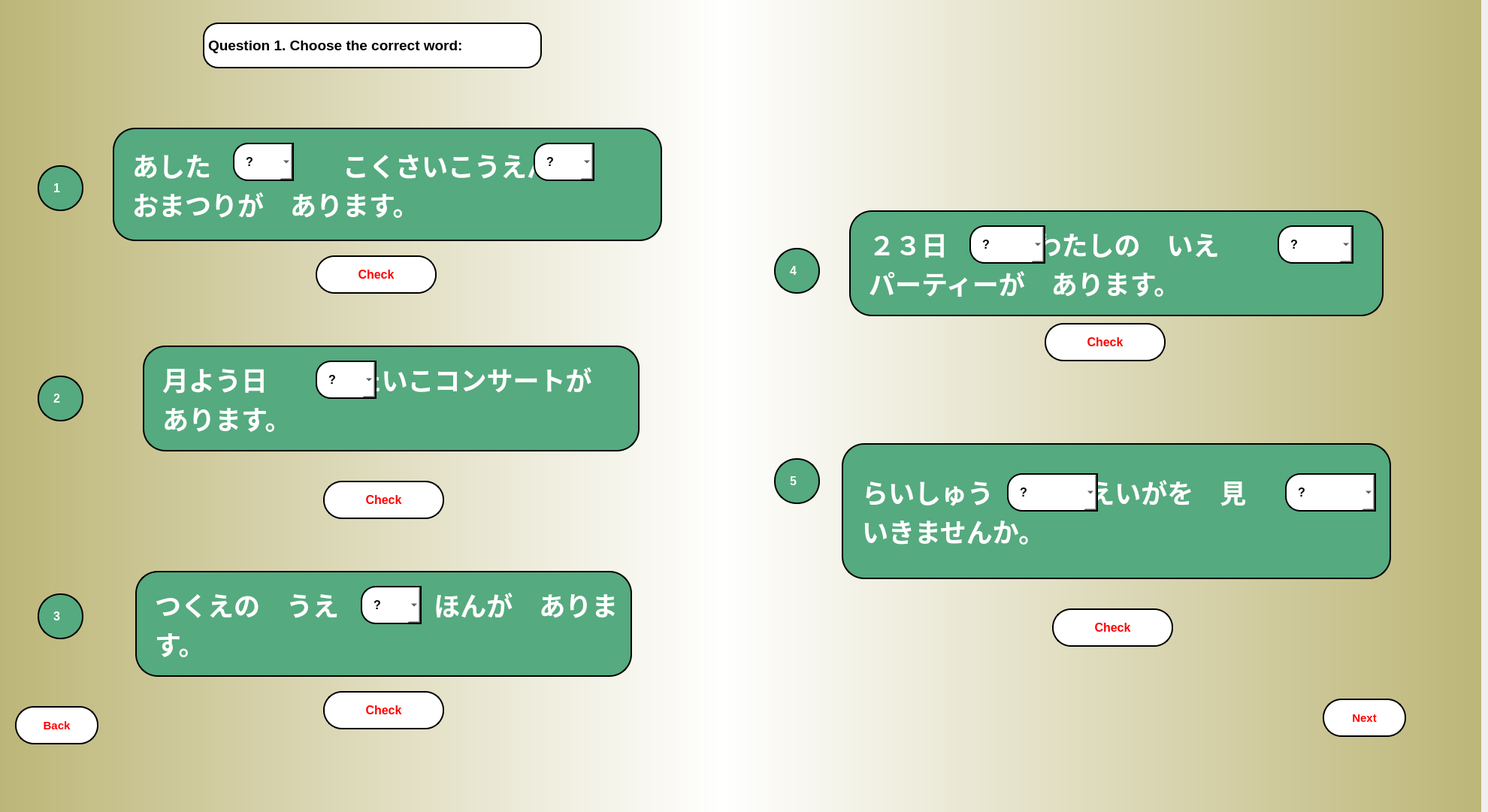
<?xml version="1.0" encoding="UTF-8"?>
<ui version="4.0">
 <class>MainWindow</class>
 <widget class="QMainWindow" name="MainWindow">
  <property name="geometry">
   <rect>
    <x>0</x>
    <y>0</y>
    <width>1980</width>
    <height>1081</height>
   </rect>
  </property>
  <property name="windowTitle">
   <string>MainWindow</string>
  </property>
  <widget class="QWidget" name="centralwidget">
   <widget class="QWidget" name="widget" native="true">
    <property name="geometry">
     <rect>
      <x>0</x>
      <y>0</y>
      <width>1971</width>
      <height>1081</height>
     </rect>
    </property>
    <widget class="QWidget" name="widget_2" native="true">
     <property name="geometry">
      <rect>
       <x>0</x>
       <y>0</y>
       <width>961</width>
       <height>1081</height>
      </rect>
     </property>
     <property name="styleSheet">
      <string notr="true">background-color: qlineargradient(spread:repeat, x1:0, y1:0, x2:1, y2:0, stop:0 rgba(189, 182, 120, 255), stop:1 rgba(255, 255, 255, 255));</string>
     </property>
     <widget class="QLabel" name="q1">
      <property name="geometry">
       <rect>
        <x>150</x>
        <y>170</y>
        <width>731</width>
        <height>151</height>
       </rect>
      </property>
      <property name="font">
       <font>
        <pointsize>26</pointsize>
        <weight>75</weight>
        <bold>true</bold>
        <strikeout>false</strikeout>
       </font>
      </property>
      <property name="mouseTracking">
       <bool>false</bool>
      </property>
      <property name="tabletTracking">
       <bool>false</bool>
      </property>
      <property name="acceptDrops">
       <bool>false</bool>
      </property>
      <property name="autoFillBackground">
       <bool>false</bool>
      </property>
      <property name="styleSheet">
       <string notr="true">border-radius: 30px;
border: 2px solid black;
padding: 15px;
background-color: rgb(85, 170, 127);
color: rgb(255, 255, 255);</string>
      </property>
      <property name="text">
       <string>あした　　　　　こくさいこうえん           おまつりが　あります。</string>
      </property>
      <property name="scaledContents">
       <bool>false</bool>
      </property>
      <property name="wordWrap">
       <bool>true</bool>
      </property>
     </widget>
     <widget class="QLabel" name="label_3">
      <property name="geometry">
       <rect>
        <x>50</x>
        <y>220</y>
        <width>61</width>
        <height>61</height>
       </rect>
      </property>
      <property name="font">
       <font>
        <pointsize>12</pointsize>
        <weight>75</weight>
        <bold>true</bold>
       </font>
      </property>
      <property name="styleSheet">
       <string notr="true">border-radius: 30px;
border: 2px solid black;
padding: 15px;
background-color: rgb(85, 170, 127);
color: rgb(255, 255, 255);</string>
      </property>
      <property name="text">
       <string>1</string>
      </property>
     </widget>
     <widget class="QComboBox" name="ans12_1_1">
      <property name="geometry">
       <rect>
        <x>310</x>
        <y>190</y>
        <width>81</width>
        <height>51</height>
       </rect>
      </property>
      <property name="font">
       <font>
        <pointsize>12</pointsize>
        <weight>75</weight>
        <bold>true</bold>
       </font>
      </property>
      <property name="styleSheet">
       <string notr="true">border-top-left-radius: 20px;
border-bottom-left-radius:20px;
border: 2px solid black;
padding: 15px;
background-color: rgb(255, 255, 255);</string>
      </property>
      <item>
       <property name="text">
        <string>?</string>
       </property>
      </item>
      <item>
       <property name="text">
        <string>に</string>
       </property>
      </item>
      <item>
       <property name="text">
        <string>X</string>
       </property>
      </item>
     </widget>
     <widget class="QLabel" name="label_4">
      <property name="geometry">
       <rect>
        <x>50</x>
        <y>500</y>
        <width>61</width>
        <height>61</height>
       </rect>
      </property>
      <property name="font">
       <font>
        <pointsize>12</pointsize>
        <weight>75</weight>
        <bold>true</bold>
       </font>
      </property>
      <property name="styleSheet">
       <string notr="true">border-radius: 30px;
border: 2px solid black;
padding: 15px;
background-color: rgb(85, 170, 127);
color: rgb(255, 255, 255);</string>
      </property>
      <property name="text">
       <string>2</string>
      </property>
     </widget>
     <widget class="QLabel" name="q2">
      <property name="geometry">
       <rect>
        <x>190</x>
        <y>460</y>
        <width>661</width>
        <height>141</height>
       </rect>
      </property>
      <property name="font">
       <font>
        <pointsize>26</pointsize>
        <weight>75</weight>
        <bold>true</bold>
        <strikeout>false</strikeout>
       </font>
      </property>
      <property name="mouseTracking">
       <bool>false</bool>
      </property>
      <property name="tabletTracking">
       <bool>false</bool>
      </property>
      <property name="acceptDrops">
       <bool>false</bool>
      </property>
      <property name="autoFillBackground">
       <bool>false</bool>
      </property>
      <property name="styleSheet">
       <string notr="true">border-radius: 30px;
border: 2px solid black;
padding: 15px;
background-color: rgb(85, 170, 127);
color: rgb(255, 255, 255);</string>
      </property>
      <property name="text">
       <string>月よう日            たいこコンサートが　あります。</string>
      </property>
      <property name="scaledContents">
       <bool>false</bool>
      </property>
      <property name="wordWrap">
       <bool>true</bool>
      </property>
     </widget>
     <widget class="QComboBox" name="ans12_2">
      <property name="geometry">
       <rect>
        <x>420</x>
        <y>480</y>
        <width>81</width>
        <height>51</height>
       </rect>
      </property>
      <property name="font">
       <font>
        <pointsize>12</pointsize>
        <weight>75</weight>
        <bold>true</bold>
       </font>
      </property>
      <property name="styleSheet">
       <string notr="true">border-top-left-radius: 20px;
border-bottom-left-radius:20px;
border: 2px solid black;
padding: 15px;
background-color: rgb(255, 255, 255);</string>
      </property>
      <item>
       <property name="text">
        <string>?</string>
       </property>
      </item>
      <item>
       <property name="text">
        <string>に</string>
       </property>
      </item>
      <item>
       <property name="text">
        <string>で</string>
       </property>
      </item>
     </widget>
     <widget class="QLabel" name="label_5">
      <property name="geometry">
       <rect>
        <x>50</x>
        <y>790</y>
        <width>61</width>
        <height>61</height>
       </rect>
      </property>
      <property name="font">
       <font>
        <pointsize>12</pointsize>
        <weight>75</weight>
        <bold>true</bold>
       </font>
      </property>
      <property name="styleSheet">
       <string notr="true">border-radius: 30px;
border: 2px solid black;
padding: 15px;
background-color: rgb(85, 170, 127);
color: rgb(255, 255, 255);</string>
      </property>
      <property name="text">
       <string>3</string>
      </property>
     </widget>
     <widget class="QPushButton" name="check12_1">
      <property name="geometry">
       <rect>
        <x>420</x>
        <y>340</y>
        <width>161</width>
        <height>51</height>
       </rect>
      </property>
      <property name="font">
       <font>
        <pointsize>12</pointsize>
        <weight>75</weight>
        <bold>true</bold>
       </font>
      </property>
      <property name="styleSheet">
       <string notr="true">QPushButton {
border-radius: 25px;
border: 2px solid black;
padding: 15px;
background-color:rgb(255, 255, 255);
color: rgb(255, 0, 0);
}

QPushButton:pressed {
    background-color:rgb(170, 255, 255);
}</string>
      </property>
      <property name="text">
       <string>Check</string>
      </property>
     </widget>
     <widget class="QPushButton" name="check12_2">
      <property name="geometry">
       <rect>
        <x>430</x>
        <y>640</y>
        <width>161</width>
        <height>51</height>
       </rect>
      </property>
      <property name="font">
       <font>
        <pointsize>12</pointsize>
        <weight>75</weight>
        <bold>true</bold>
       </font>
      </property>
      <property name="styleSheet">
       <string notr="true">QPushButton {
border-radius: 25px;
border: 2px solid black;
padding: 15px;
background-color:rgb(255, 255, 255);
color: rgb(255, 0, 0);
}

QPushButton:pressed {
    background-color:rgb(170, 255, 255);
}</string>
      </property>
      <property name="text">
       <string>Check</string>
      </property>
     </widget>
     <widget class="QLabel" name="q2_2">
      <property name="geometry">
       <rect>
        <x>180</x>
        <y>760</y>
        <width>661</width>
        <height>141</height>
       </rect>
      </property>
      <property name="font">
       <font>
        <pointsize>26</pointsize>
        <weight>75</weight>
        <bold>true</bold>
        <strikeout>false</strikeout>
       </font>
      </property>
      <property name="mouseTracking">
       <bool>false</bool>
      </property>
      <property name="tabletTracking">
       <bool>false</bool>
      </property>
      <property name="acceptDrops">
       <bool>false</bool>
      </property>
      <property name="autoFillBackground">
       <bool>false</bool>
      </property>
      <property name="styleSheet">
       <string notr="true">border-radius: 30px;
border: 2px solid black;
padding: 15px;
background-color: rgb(85, 170, 127);
color: rgb(255, 255, 255);</string>
      </property>
      <property name="text">
       <string>つくえの　うえ             ほんが　あります。</string>
      </property>
      <property name="scaledContents">
       <bool>false</bool>
      </property>
      <property name="wordWrap">
       <bool>true</bool>
      </property>
     </widget>
     <widget class="QComboBox" name="ans12_3">
      <property name="geometry">
       <rect>
        <x>480</x>
        <y>780</y>
        <width>81</width>
        <height>51</height>
       </rect>
      </property>
      <property name="font">
       <font>
        <pointsize>12</pointsize>
        <weight>75</weight>
        <bold>true</bold>
       </font>
      </property>
      <property name="styleSheet">
       <string notr="true">border-top-left-radius: 20px;
border-bottom-left-radius:20px;
border: 2px solid black;
padding: 15px;
background-color: rgb(255, 255, 255);</string>
      </property>
      <item>
       <property name="text">
        <string>?</string>
       </property>
      </item>
      <item>
       <property name="text">
        <string>に</string>
       </property>
      </item>
      <item>
       <property name="text">
        <string>で</string>
       </property>
      </item>
     </widget>
     <widget class="QPushButton" name="check12_3">
      <property name="geometry">
       <rect>
        <x>430</x>
        <y>920</y>
        <width>161</width>
        <height>51</height>
       </rect>
      </property>
      <property name="font">
       <font>
        <pointsize>12</pointsize>
        <weight>75</weight>
        <bold>true</bold>
       </font>
      </property>
      <property name="styleSheet">
       <string notr="true">QPushButton {
border-radius: 25px;
border: 2px solid black;
padding: 15px;
background-color:rgb(255, 255, 255);
color: rgb(255, 0, 0);
}

QPushButton:pressed {
    background-color:rgb(170, 255, 255);
}</string>
      </property>
      <property name="text">
       <string>Check</string>
      </property>
     </widget>
     <widget class="QLabel" name="label">
      <property name="geometry">
       <rect>
        <x>270</x>
        <y>30</y>
        <width>451</width>
        <height>61</height>
       </rect>
      </property>
      <property name="font">
       <font>
        <pointsize>14</pointsize>
        <weight>75</weight>
        <bold>true</bold>
       </font>
      </property>
      <property name="styleSheet">
       <string notr="true">border-radius: 20px;
border: 2px solid black;
background-color: rgb(255, 255, 255);
</string>
      </property>
      <property name="text">
       <string>Question 1. Choose the correct word:</string>
      </property>
     </widget>
     <widget class="QPushButton" name="back_gr12">
      <property name="geometry">
       <rect>
        <x>20</x>
        <y>940</y>
        <width>111</width>
        <height>51</height>
       </rect>
      </property>
      <property name="font">
       <font>
        <pointsize>11</pointsize>
        <weight>75</weight>
        <bold>true</bold>
       </font>
      </property>
      <property name="styleSheet">
       <string notr="true">QPushButton {
border-radius: 25px;
border: 2px solid black;
padding: 15px;
background-color:rgb(255, 255, 255);
color: rgb(255, 0, 0);
}

QPushButton:pressed {
    background-color:rgb(170, 255, 255);
}</string>
      </property>
      <property name="text">
       <string>Back</string>
      </property>
     </widget>
     <widget class="QComboBox" name="ans12_1_2">
      <property name="geometry">
       <rect>
        <x>710</x>
        <y>190</y>
        <width>81</width>
        <height>51</height>
       </rect>
      </property>
      <property name="font">
       <font>
        <pointsize>12</pointsize>
        <weight>75</weight>
        <bold>true</bold>
       </font>
      </property>
      <property name="styleSheet">
       <string notr="true">border-top-left-radius: 20px;
border-bottom-left-radius:20px;
border: 2px solid black;
padding: 15px;
background-color: rgb(255, 255, 255);</string>
      </property>
      <item>
       <property name="text">
        <string>?</string>
       </property>
      </item>
      <item>
       <property name="text">
        <string>に</string>
       </property>
      </item>
      <item>
       <property name="text">
        <string>で</string>
       </property>
      </item>
     </widget>
    </widget>
    <widget class="QWidget" name="widget_3" native="true">
     <property name="geometry">
      <rect>
       <x>960</x>
       <y>-10</y>
       <width>1011</width>
       <height>1091</height>
      </rect>
     </property>
     <property name="styleSheet">
      <string notr="true">background-color: qlineargradient(spread:repeat, x1:0, y1:0, x2:1, y2:0, stop:0 rgba(189, 182, 120, 255), stop:1 rgba(255, 255, 255, 255));
background-color: qlineargradient(spread:repeat, x1:1, y1:1, x2:0, y2:1, stop:0 rgba(189, 182, 120, 255), stop:1 rgba(255, 255, 255, 255));</string>
     </property>
     <widget class="QLabel" name="label_6">
      <property name="geometry">
       <rect>
        <x>70</x>
        <y>340</y>
        <width>61</width>
        <height>61</height>
       </rect>
      </property>
      <property name="font">
       <font>
        <pointsize>12</pointsize>
        <weight>75</weight>
        <bold>true</bold>
       </font>
      </property>
      <property name="styleSheet">
       <string notr="true">border-radius: 30px;
border: 2px solid black;
padding: 15px;
background-color: rgb(85, 170, 127);
color: rgb(255, 255, 255);</string>
      </property>
      <property name="text">
       <string>4</string>
      </property>
     </widget>
     <widget class="QLabel" name="q1_2">
      <property name="geometry">
       <rect>
        <x>170</x>
        <y>290</y>
        <width>711</width>
        <height>141</height>
       </rect>
      </property>
      <property name="font">
       <font>
        <pointsize>26</pointsize>
        <weight>75</weight>
        <bold>true</bold>
        <strikeout>false</strikeout>
        <stylestrategy>PreferDefault</stylestrategy>
       </font>
      </property>
      <property name="cursor">
       <cursorShape>ArrowCursor</cursorShape>
      </property>
      <property name="mouseTracking">
       <bool>true</bool>
      </property>
      <property name="tabletTracking">
       <bool>false</bool>
      </property>
      <property name="acceptDrops">
       <bool>false</bool>
      </property>
      <property name="toolTip">
       <string>&lt;html&gt;&lt;head/&gt;&lt;body&gt;&lt;p&gt;&lt;span style=&quot; font-family:'Noto Sans JP','ヒラギノ角ゴ Pro W3','Hiragino Kaku Gothic Pro','メイリオ','Meiryo','ＭＳ Ｐゴシック','sans-serif'; font-size:20px; color:#717171; background-color:#fffdf7;&quot;&gt;テーブルの うえ           バナナ&lt;/span&gt;&lt;span style=&quot; font-family:'Noto Sans JP','ヒラギノ角ゴ Pro W3','Hiragino Kaku Gothic Pro','メイリオ','Meiryo','ＭＳ Ｐゴシック','sans-serif'; font-size:20px; font-weight:400; color:#717171; background-color:#fffdf7;&quot;/&gt;&lt;span style=&quot; font-family:'Noto Sans JP','ヒラギノ角ゴ Pro W3','Hiragino Kaku Gothic Pro','メイリオ','Meiryo','ＭＳ Ｐゴシック','sans-serif'; font-size:20px; color:#717171; background-color:#fffdf7;&quot;&gt;あります。&lt;/span&gt;&lt;/p&gt;&lt;p&gt;&lt;br/&gt;&lt;span style=&quot; font-family:'Noto Sans JP'; font-size:18px; color:#717171;&quot;/&gt;&lt;span style=&quot; font-family:'Noto Sans JP'; font-size:18px; font-weight:400; color:#717171;&quot;/&gt;&lt;a name=&quot;ui-id-4-button&quot;/&gt;&lt;a href=&quot;https://a1.marugotoweb.jp/en/grammar_topic6_11.php#nogo&quot;&gt;&lt;span style=&quot; font-family:'Verdana','Arial','sans-serif'; font-size:20px; font-weight:400; color:#666666; background-color:#fffdf7; vertical-align:middle;&quot;&gt;&lt;br/&gt;&lt;/span&gt;&lt;/a&gt;&lt;span style=&quot; font-family:'Noto Sans JP'; font-size:18px; font-weight:400; color:#717171;&quot;/&gt;&lt;a name=&quot;ui-id-4-button&quot;/&gt;&lt;a href=&quot;https://a1.marugotoweb.jp/en/grammar_topic6_11.php#nogo&quot;&gt;&lt;span style=&quot; font-family:'Verdana','Arial','sans-serif'; font-size:20px; font-weight:400; color:#666666; background-color:#fffdf7; vertical-align:middle;&quot;&gt;&lt;br/&gt;&lt;/span&gt;&lt;/a&gt;&lt;/p&gt;&lt;/body&gt;&lt;/html&gt;</string>
      </property>
      <property name="autoFillBackground">
       <bool>false</bool>
      </property>
      <property name="styleSheet">
       <string notr="true">border-radius: 30px;
border: 2px solid black;
padding: 15px;
background-color: rgb(85, 170, 127);
color: rgb(255, 255, 255);</string>
      </property>
      <property name="frameShape">
       <enum>QFrame::NoFrame</enum>
      </property>
      <property name="text">
       <string>２３日            わたしの　いえ                   パーティーが　あります。</string>
      </property>
      <property name="scaledContents">
       <bool>false</bool>
      </property>
      <property name="wordWrap">
       <bool>true</bool>
      </property>
     </widget>
     <widget class="QComboBox" name="ans12_4_1">
      <property name="geometry">
       <rect>
        <x>330</x>
        <y>310</y>
        <width>101</width>
        <height>51</height>
       </rect>
      </property>
      <property name="font">
       <font>
        <pointsize>12</pointsize>
        <weight>75</weight>
        <bold>true</bold>
       </font>
      </property>
      <property name="styleSheet">
       <string notr="true">border-top-left-radius: 20px;
border-bottom-left-radius:20px;
border: 2px solid black;
padding: 15px;
background-color: rgb(255, 255, 255);</string>
      </property>
      <item>
       <property name="text">
        <string>?</string>
       </property>
      </item>
      <item>
       <property name="text">
        <string>に</string>
       </property>
      </item>
      <item>
       <property name="text">
        <string>x</string>
       </property>
      </item>
     </widget>
     <widget class="QComboBox" name="ans12_4_2">
      <property name="geometry">
       <rect>
        <x>740</x>
        <y>310</y>
        <width>101</width>
        <height>51</height>
       </rect>
      </property>
      <property name="font">
       <font>
        <pointsize>12</pointsize>
        <weight>75</weight>
        <bold>true</bold>
       </font>
      </property>
      <property name="styleSheet">
       <string notr="true">border-top-left-radius: 20px;
border-bottom-left-radius:20px;
border: 2px solid black;
padding: 15px;
background-color: rgb(255, 255, 255);</string>
      </property>
      <item>
       <property name="text">
        <string>?</string>
       </property>
      </item>
      <item>
       <property name="text">
        <string>に</string>
       </property>
      </item>
      <item>
       <property name="text">
        <string>で</string>
       </property>
      </item>
     </widget>
     <widget class="QLabel" name="label_7">
      <property name="geometry">
       <rect>
        <x>70</x>
        <y>620</y>
        <width>61</width>
        <height>61</height>
       </rect>
      </property>
      <property name="font">
       <font>
        <pointsize>12</pointsize>
        <weight>75</weight>
        <bold>true</bold>
       </font>
      </property>
      <property name="styleSheet">
       <string notr="true">border-radius: 30px;
border: 2px solid black;
padding: 15px;
background-color: rgb(85, 170, 127);
color: rgb(255, 255, 255);</string>
      </property>
      <property name="text">
       <string>5</string>
      </property>
     </widget>
     <widget class="QPushButton" name="check12_4">
      <property name="geometry">
       <rect>
        <x>430</x>
        <y>440</y>
        <width>161</width>
        <height>51</height>
       </rect>
      </property>
      <property name="font">
       <font>
        <pointsize>12</pointsize>
        <weight>75</weight>
        <bold>true</bold>
       </font>
      </property>
      <property name="styleSheet">
       <string notr="true">QPushButton {
border-radius: 25px;
border: 2px solid black;
padding: 15px;
background-color:rgb(255, 255, 255);
color: rgb(255, 0, 0);
}

QPushButton:pressed {
    background-color:rgb(170, 255, 255);
}</string>
      </property>
      <property name="text">
       <string>Check</string>
      </property>
     </widget>
     <widget class="QLabel" name="q1_3">
      <property name="geometry">
       <rect>
        <x>160</x>
        <y>600</y>
        <width>731</width>
        <height>181</height>
       </rect>
      </property>
      <property name="font">
       <font>
        <pointsize>26</pointsize>
        <weight>75</weight>
        <bold>true</bold>
        <strikeout>false</strikeout>
        <stylestrategy>PreferDefault</stylestrategy>
       </font>
      </property>
      <property name="cursor">
       <cursorShape>ArrowCursor</cursorShape>
      </property>
      <property name="mouseTracking">
       <bool>true</bool>
      </property>
      <property name="tabletTracking">
       <bool>false</bool>
      </property>
      <property name="acceptDrops">
       <bool>false</bool>
      </property>
      <property name="toolTip">
       <string>&lt;html&gt;&lt;head/&gt;&lt;body&gt;&lt;p&gt;&lt;br/&gt;&lt;/p&gt;&lt;/body&gt;&lt;/html&gt;</string>
      </property>
      <property name="autoFillBackground">
       <bool>false</bool>
      </property>
      <property name="styleSheet">
       <string notr="true">border-radius: 30px;
border: 2px solid black;
padding: 15px;
background-color: rgb(85, 170, 127);
color: rgb(255, 255, 255);</string>
      </property>
      <property name="frameShape">
       <enum>QFrame::NoFrame</enum>
      </property>
      <property name="text">
       <string>らいしゅう             えいがを　見                いきませんか。</string>
      </property>
      <property name="scaledContents">
       <bool>false</bool>
      </property>
      <property name="wordWrap">
       <bool>true</bool>
      </property>
      <property name="margin">
       <number>5</number>
      </property>
      <property name="indent">
       <number>10</number>
      </property>
      <property name="openExternalLinks">
       <bool>false</bool>
      </property>
     </widget>
     <widget class="QComboBox" name="ans12_5_1">
      <property name="geometry">
       <rect>
        <x>380</x>
        <y>640</y>
        <width>121</width>
        <height>51</height>
       </rect>
      </property>
      <property name="font">
       <font>
        <pointsize>12</pointsize>
        <weight>75</weight>
        <bold>true</bold>
       </font>
      </property>
      <property name="styleSheet">
       <string notr="true">border-top-left-radius: 20px;
border-bottom-left-radius:20px;
border: 2px solid black;
padding: 15px;
background-color: rgb(255, 255, 255);</string>
      </property>
      <item>
       <property name="text">
        <string>?</string>
       </property>
      </item>
      <item>
       <property name="text">
        <string>に</string>
       </property>
      </item>
      <item>
       <property name="text">
        <string>x</string>
       </property>
      </item>
     </widget>
     <widget class="QPushButton" name="check12_5">
      <property name="geometry">
       <rect>
        <x>440</x>
        <y>820</y>
        <width>161</width>
        <height>51</height>
       </rect>
      </property>
      <property name="font">
       <font>
        <pointsize>12</pointsize>
        <weight>75</weight>
        <bold>true</bold>
       </font>
      </property>
      <property name="styleSheet">
       <string notr="true">QPushButton {
border-radius: 25px;
border: 2px solid black;
padding: 15px;
background-color:rgb(255, 255, 255);
color: rgb(255, 0, 0);
}

QPushButton:pressed {
    background-color:rgb(170, 255, 255);
}</string>
      </property>
      <property name="text">
       <string>Check</string>
      </property>
     </widget>
     <widget class="QComboBox" name="ans12_5_2">
      <property name="geometry">
       <rect>
        <x>750</x>
        <y>640</y>
        <width>121</width>
        <height>51</height>
       </rect>
      </property>
      <property name="font">
       <font>
        <pointsize>12</pointsize>
        <weight>75</weight>
        <bold>true</bold>
       </font>
      </property>
      <property name="styleSheet">
       <string notr="true">border-top-left-radius: 20px;
border-bottom-left-radius:20px;
border: 2px solid black;
padding: 15px;
background-color: rgb(255, 255, 255);</string>
      </property>
      <item>
       <property name="text">
        <string>?</string>
       </property>
      </item>
      <item>
       <property name="text">
        <string>に</string>
       </property>
      </item>
      <item>
       <property name="text">
        <string>x</string>
       </property>
      </item>
     </widget>
     <widget class="QPushButton" name="nextp2_12">
      <property name="geometry">
       <rect>
        <x>800</x>
        <y>940</y>
        <width>111</width>
        <height>51</height>
       </rect>
      </property>
      <property name="font">
       <font>
        <pointsize>11</pointsize>
        <weight>75</weight>
        <bold>true</bold>
       </font>
      </property>
      <property name="styleSheet">
       <string notr="true">QPushButton {
border-radius: 25px;
border: 2px solid black;
padding: 15px;
background-color:rgb(255, 255, 255);
color: rgb(255, 0, 0);
}

QPushButton:pressed {
    background-color:rgb(170, 255, 255);
}</string>
      </property>
      <property name="text">
       <string>Next</string>
      </property>
     </widget>
    </widget>
   </widget>
  </widget>
 </widget>
 <resources/>
 <connections/>
</ui>
